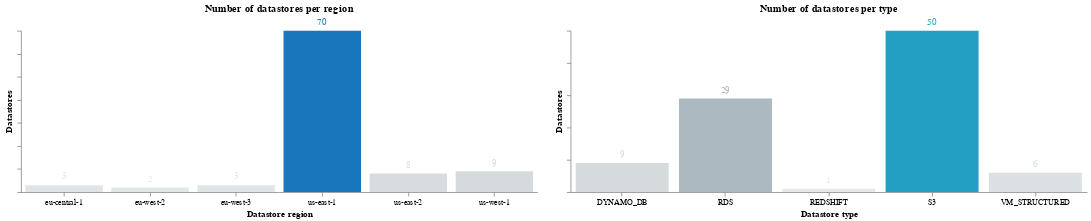

Notebook cell for this chart:
### Code cell
((c1.mark_bar() + c1.mark_text(align='center', dy=-10)) | (c2.mark_bar() + c2.mark_text(align='center', dy=-10))).configure_axis(grid=False).configure_view(strokeWidth=0)

### Figure 1 — Vega-Lite specification as saved in the notebook (floating-point values rounded to 4 significant figures)
{"config": {"view": {"continuousWidth": 300, "continuousHeight": 300, "strokeWidth": 0}, "axis": {"grid": false}}, "hconcat": [{"layer": [{"mark": {"type": "bar"}, "encoding": {"color": {"field": "count", "legend": null, "scale": {"scheme": "lightgreyteal", "reverse": false}, "type": "quantitative"}, "text": {"field": "count", "type": "quantitative"}, "tooltip": [{"field": "regions", "type": "nominal"}, {"field": "count", "type": "quantitative"}], "x": {"axis": {"labelAngle": 0, "labels": true}, "field": "regions", "title": "Datastore region", "type": "nominal"}, "y": {"axis": {"labels": false}, "field": "count", "title": "Datastores", "type": "quantitative"}}, "title": "Number of datastores per region"}, {"mark": {"type": "text", "align": "center", "dy": -10}, "encoding": {"color": {"field": "count", "legend": null, "scale": {"scheme": "lightgreyteal", "reverse": false}, "type": "quantitative"}, "text": {"field": "count", "type": "quantitative"}, "tooltip": [{"field": "regions", "type": "nominal"}, {"field": "count", "type": "quantitative"}], "x": {"axis": {"labelAngle": 0, "labels": true}, "field": "regions", "title": "Datastore region", "type": "nominal"}, "y": {"axis": {"labels": false}, "field": "count", "title": "Datastores", "type": "quantitative"}}, "title": "Number of datastores per region"}], "data": {"name": "data-91ffc4f9d406cbaded97964edecb36b3"}, "height": 200, "width": 640}, {"layer": [{"mark": {"type": "bar"}, "encoding": {"color": {"field": "count", "legend": null, "scale": {"scheme": "lightgreyteal", "reverse": false}, "type": "quantitative"}, "text": {"field": "count", "type": "quantitative"}, "tooltip": [{"field": "type", "type": "nominal"}, {"field": "count", "type": "quantitative"}], "x": {"axis": {"labelAngle": 0, "labels": true}, "field": "type", "title": "Datastore type", "type": "nominal"}, "y": {"axis": {"labels": false}, "field": "count", "title": "Datastores", "type": "quantitative"}}, "title": "Number of datastores per type"}, {"mark": {"type": "text", "align": "center", "dy": -10}, "encoding": {"color": {"field": "count", "legend": null, "scale": {"scheme": "lightgreyteal", "reverse": false}, "type": "quantitative"}, "text": {"field": "count", "type": "quantitative"}, "tooltip": [{"field": "type", "type": "nominal"}, {"field": "count", "type": "quantitative"}], "x": {"axis": {"labelAngle": 0, "labels": true}, "field": "type", "title": "Datastore type", "type": "nominal"}, "y": {"axis": {"labels": false}, "field": "count", "title": "Datastores", "type": "quantitative"}}, "title": "Number of datastores per type"}], "data": {"name": "data-cbf8ec2ad42fe6ff923d29ba85b1820a"}, "height": 200, "width": 640}], "$schema": "https://vega.github.io/schema/vega-lite/v5.20.1.json", "datasets": {"data-91ffc4f9d406cbaded97964edecb36b3": [{"regions": "eu-central-1", "count": 3}, {"regions": "eu-west-2", "count": 2}, {"regions": "eu-west-3", "count": 3}, {"regions": "us-east-1", "count": 70}, {"regions": "us-east-2", "count": 8}, {"regions": "us-west-1", "count": 9}], "data-cbf8ec2ad42fe6ff923d29ba85b1820a": [{"type": "DYNAMO_DB", "count": 9}, {"type": "RDS", "count": 29}, {"type": "REDSHIFT", "count": 1}, {"type": "S3", "count": 50}, {"type": "VM_STRUCTURED", "count": 6}]}}
